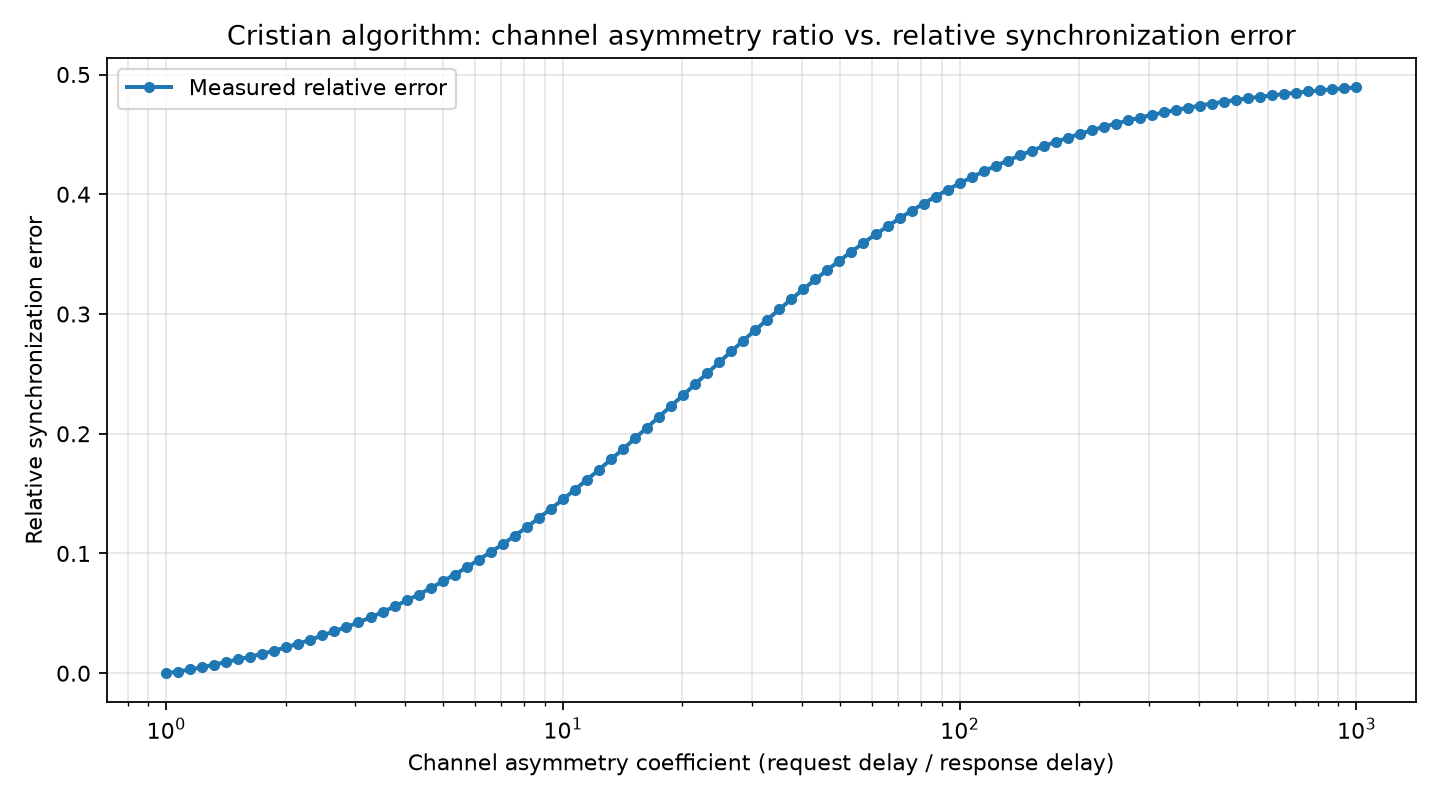

This chart was generated by the following Python code:
from __future__ import annotations

from dataclasses import dataclass
from pathlib import Path
import sys

PROJECT_ROOT = Path(__file__).resolve().parents[2]
if str(PROJECT_ROOT) not in sys.path:
	sys.path.insert(0, str(PROJECT_ROOT))

import matplotlib
import matplotlib.pyplot as plt
import numpy as np

from tasks.time_synchronization.ticks import reset_ticks
from tasks.time_synchronization.cristian import cristian_time_synchronize
from tasks.time_synchronization.clock import ClockWithNetworkDelay, LocalClock
from tasks.time_synchronization.delay import NetworkStaticDelayProvider

matplotlib.use("Agg")

@dataclass(frozen=True)
class ExperimentPoint:
	# Ratio defined as (request delay time) / (response delay time)
	asymmetry_ratio: float
	# Ratio defined as abs(local time after sync - remote time after sync / remote time after sync)
	relative_error: float

def run_single_point(
    # Ratio defined as (request delay) / (response delay)
	asymmetry_ratio: float,
	# Static response delay in ticks (Round-Trip-Time = request delay + response delay)
	network_response_delay_ticks: float,
	# Parameter for initial local clock skew in microseconds
	initial_skew_local_mcs: float,
	# Parameter for initial remote clock skew in microseconds
	initial_skew_remote_mcs: float,
) -> ExperimentPoint: 
    # TODO: implement me (task 1.2)

    # Формула для расчета relative_error: `|(local_time - remote_time) / remote_time|`
    # Сброс тиков обязателен для обычного запуска
	# run_experiment вызывает эту функцию в цикле,
    # а без сброса глобальный счётчик тиков накапливается между точками
    # Это приводит к ложному занижению relative_error (растёт знаменатель см. формула выше).
    reset_ticks()

	# Локальные часы, дрифт переданный используем
    local_clock = LocalClock(initial_skew_mcs=initial_skew_local_mcs)

    # Удалённые часы имитируют сервер времени за каналом связи 
    # asymmetry_ratio задаёт перекос: request_delay = response_delay * ratio 
    # get_time() у этого класса продвигает глобальные тики на
    # (request_delay + response_delay) — это симуляция RTT 
    remote_clock = ClockWithNetworkDelay(
        network_delay_provider=NetworkStaticDelayProvider(
            network_request_delay_ticks=network_response_delay_ticks * asymmetry_ratio,
            network_response_delay_ticks=network_response_delay_ticks,
        ),
        initial_skew_mcs=initial_skew_remote_mcs,
    )

	# синхронизируем часы ранее разработанной функцией
	# После вызова тики ровно = request + response  
    cristian_time_synchronize(local_clock, remote_clock)

	# снять локальное время ПОСЛЕ синхронизации
    local_time = local_clock.get_time()
	# используем _get_real_time сервера времени
	# чтобы не было тика от get_time (получаем именно реальное время для расчета ошибки)
    remote_time = remote_clock._get_real_time()

 	# Относительная ошибка по формуле
    relative_error = abs((local_time - remote_time) / remote_time)
    return ExperimentPoint(
		asymmetry_ratio=asymmetry_ratio,
		relative_error=relative_error,
	)



def run_experiment(
	asymmetry_ratios: np.ndarray,
	network_response_delay_ticks: float = 100.0,
	initial_skew_local_mcs: float = 1000.0,
	initial_skew_remote_mcs: float = 2000.0,
) -> list[ExperimentPoint]:
	return [
		run_single_point(
			asymmetry_ratio=float(ratio),
			network_response_delay_ticks=network_response_delay_ticks,
			initial_skew_local_mcs=initial_skew_local_mcs,
			initial_skew_remote_mcs=initial_skew_remote_mcs,
		)
		for ratio in asymmetry_ratios
	]

def draw_plot(
		points: list[ExperimentPoint],
		output_path: Path,
		title: str,
) -> None:
	x = np.array([point.asymmetry_ratio for point in points], dtype=float)
	y = np.array([point.relative_error for point in points], dtype=float)

	plt.figure(figsize=(9, 5))
	plt.plot(x, y, marker="o", linewidth=1.8, markersize=4, label="Measured relative error")
	plt.xscale("log")
	plt.xlabel("Channel asymmetry coefficient (request delay / response delay)")
	plt.ylabel("Relative synchronization error")
	plt.title(title)
	plt.grid(True, which="both", alpha=0.3)
	plt.legend()
	plt.tight_layout()
	plt.savefig(output_path, dpi=160)
	plt.close()


def main() -> None:
	asymmetry_ratios = np.logspace(0, 3.0, 100)
	points = run_experiment(asymmetry_ratios=asymmetry_ratios)

	output_path = Path(__file__).with_name("experiment.png")
	draw_plot(points, output_path, title="Cristian algorithm: channel asymmetry ratio vs. relative synchronization error")

if __name__ == "__main__":
	main()
